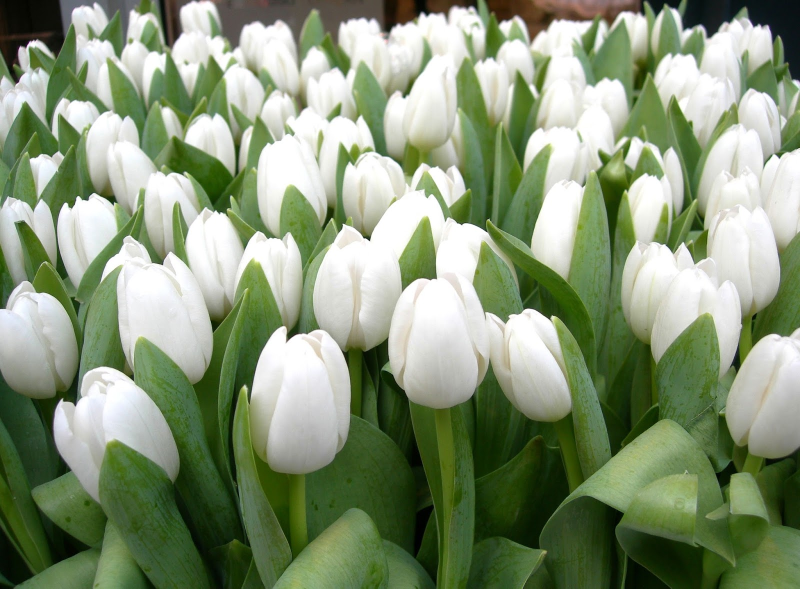
#> input picture TUGAS/Tugas-6/Bunga.JPG, 1600 x 1177 px, found by its file name (shown at 1/2 size)
$ python PipelineRestorasiCitraUntukMotionBlurDanNoise.py
#> lines starting #> are read from the running program, lines starting #| are printed output that depends on the picture
# =====================================================
# PIPELINE RESTORASI CITRA UNTUK MOTION BLUR DAN NOISE
# =====================================================

import cv2
import numpy as np
import matplotlib.pyplot as plt
import time
from skimage.metrics import structural_similarity as ssim
from scipy.signal import convolve2d
from scipy.signal import fftconvolve
from skimage.restoration import richardson_lucy

# ==========================================================
# CITRA ASLI
# ==========================================================

image = cv2.imread("Bunga.jpg", cv2.IMREAD_GRAYSCALE)
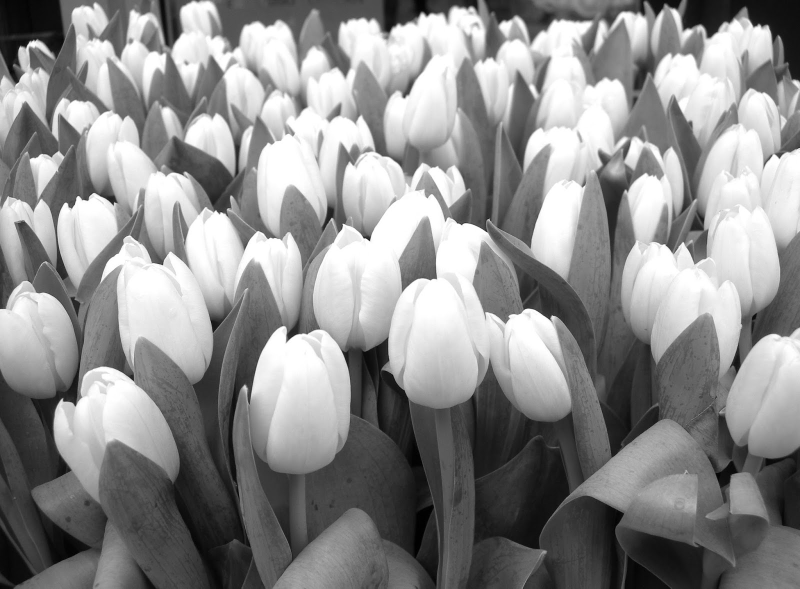
#> image: shape (1177, 1600) (shown at 1/2 size); min 0, max 255, mean 141.7

if image is None:
    print("Gambar tidak ditemukan")
    exit()

image = cv2.resize(image, (256,256))
#> image: shape (256, 256)


# ==========================================================
# MEMBUAT PSF MOTION BLUR
# ==========================================================

def motion_psf(length=15, angle=30):

#> called with length = 15, angle = 30
    psf = np.zeros((length, length))
    center = length // 2

    for i in range(length):
        x = int(center + (i - center) * np.cos(np.deg2rad(angle)))
        y = int(center + (i - center) * np.sin(np.deg2rad(angle)))

        if 0 <= x < length and 0 <= y < length:
            psf[y, x] = 1

    psf /= psf.sum()
    return psf


psf = motion_psf(15,30)


# ==========================================================
# FUNGSI DEGRADASI
# ==========================================================

def apply_motion_blur(img, psf):
    return fftconvolve(img, psf, mode='same')


def add_gaussian_noise(img, sigma=20):
#> called with sigma = 20
    noise = np.random.normal(0, sigma, img.shape)
    noisy = img + noise
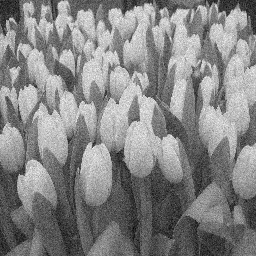
#> noisy: shape (256, 256) float64; min -62.37, max 327.7, mean 141.5; drawn with min black and max white
    return np.clip(noisy,0,255)


def add_sp_noise(img, prob=0.05):
#> called with prob = 0.05
    noisy = img.copy()
    rnd = np.random.rand(*img.shape)

    noisy[rnd < prob/2] = 0
    noisy[rnd > 1 - prob/2] = 255
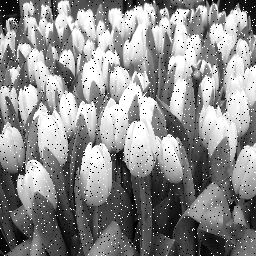
#> noisy: shape (256, 256); min 0, max 255, mean 141

    return noisy


# ==========================================================
# MEMBUAT VARIASI DEGRADASI
# ==========================================================

blur_only = apply_motion_blur(image, psf)

gauss_blur = apply_motion_blur(add_gaussian_noise(image), psf)

sp_blur = apply_motion_blur(add_sp_noise(image), psf)
#> in apply_motion_blur (call 3), `return fftconvolve(img, psf, mode='same')`:
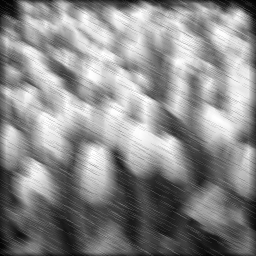
#> returned value: shape (256, 256) float64; min 0.571, max 254.8, mean 138.9


# ==========================================================
# RESTORASI
# ==========================================================

def inverse_filter(img, psf, eps=1e-3):

    G = np.fft.fft2(img)
    H = np.fft.fft2(psf, s=img.shape)

    F_hat = G / (H + eps)

    f = np.fft.ifft2(F_hat)
    return np.abs(f)


def wiener_filter(img, psf, K=0.01):

    G = np.fft.fft2(img)
    H = np.fft.fft2(psf, s=img.shape)

    H_conj = np.conj(H)

    F_hat = (H_conj / (np.abs(H)**2 + K)) * G

    f = np.fft.ifft2(F_hat)
    return np.abs(f)


def lucy_restoration(img, psf, iter=10):
    img = img / 255.0
    result = richardson_lucy(img, psf, num_iter=iter)
    return np.clip(result*255,0,255)


# ==========================================================
# METRIK EVALUASI
# ==========================================================

def mse(a,b):
    return np.mean((a-b)**2)


def psnr(a,b):
    m = mse(a,b)
    if m == 0:
        return 100
    return 20*np.log10(255.0/np.sqrt(m))


def ssim_val(a,b):
    return ssim(a.astype(np.uint8), b.astype(np.uint8))


# ==========================================================
# PROSES RESTORASI DAN EVALUASI
# ==========================================================

datasets = {
    "Motion Blur": blur_only,
    "Gaussian + Blur": gauss_blur,
    "SP + Blur": sp_blur
}

methods = {
    "Inverse": inverse_filter,
    "Wiener": wiener_filter,
    "Lucy": lucy_restoration
}

results = []

for name, img in datasets.items():

    for mname, method in methods.items():

        start = time.time()

        if mname == "Lucy":
            restored = method(img, psf)
        else:
            restored = method(img, psf)

        end = time.time()

        results.append([
            name,
            mname,
            mse(image, restored),
            psnr(image, restored),
            ssim_val(image, restored),
            end-start
        ])
#> this loop made 3 passes
#> name on passes 1 to 3: 'Motion Blur', 'Gaussian + Blur', 'SP + Blur'
#> pass 1, in lucy_restoration, `result = richardson_lucy(img, psf, num_iter=iter)`:
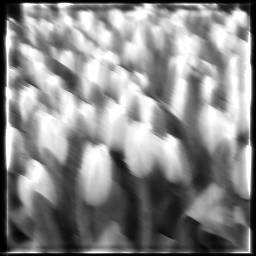
#> result: shape (256, 256) float64; min 4.41e-06, max 1, mean 0.542
#> after the loop, results = 9 items


# ==========================================================
# TABEL HASIL
# ==========================================================

print("\nTABEL HASIL RESTORASI")
print("="*90)
print(f"{'Data':20} {'Metode':15} {'MSE':10} {'PSNR':10} {'SSIM':10} {'Time':10}")
print("-"*90)

for r in results:
    print(f"{r[0]:20} {r[1]:15} {r[2]:10.2f} {r[3]:10.2f} {r[4]:10.3f} {r[5]:10.5f}")
#> this loop made 9 passes
#> r on passes 2, 3, 6, 7, 8, 9: ['Motion Blur', 'Wiener', 4857.6, 11.27, 0.115, 0.00241], ['Motion Blur', 'Lucy', 1392.8, 16.69, 0.59, 0.0293], ['Gaussian + Blur', 'Lucy', 1462.1, 16.48, 0.524, 0.0303], ['SP + Blur', 'Inverse', 190647.5, -4.67, 0.0125, 0.00213], ['SP + Blur', 'Wiener', 5063.7, 11.09, 0.0705, 0.00407], ['SP + Blur', 'Lucy', 1589.2, 16.12, 0.455, 0.0289]
#| Motion Blur          Inverse          184377.71      -4.53      0.009    0.00464
#| Motion Blur          Wiener             4857.58      11.27      0.115    0.00241
#| Motion Blur          Lucy               1392.78      16.69      0.590    0.02925
#| Gaussian + Blur      Inverse          184088.29      -4.52      0.008    0.00212
#| Gaussian + Blur      Wiener             4866.76      11.26      0.087    0.00232
#| Gaussian + Blur      Lucy               1462.10      16.48      0.524    0.03034
#| SP + Blur            Inverse          190647.53      -4.67      0.013    0.00213
#| SP + Blur            Wiener             5063.69      11.09      0.071    0.00407
#> (further printed lines are left out)


# ==========================================================
# VISUALISASI CITRA
# ==========================================================

# ----------------------------------------------------------
# CITRA ASLI DAN DEGRADASI
# ----------------------------------------------------------

plt.figure(figsize=(12,5))
plt.suptitle("Citra Asli dan Degradasi Motion Blur dan Noise")

plt.subplot(1,4,1)
plt.title("Citra Asli")
plt.imshow(image,cmap='gray')
plt.axis('off')

plt.subplot(1,4,2)
plt.title("Motion Blur")
plt.imshow(blur_only,cmap='gray')
plt.axis('off')

plt.subplot(1,4,3)
plt.title("Gaussian + Blur")
plt.imshow(gauss_blur,cmap='gray')
plt.axis('off')

plt.subplot(1,4,4)
plt.title("SP + Blur")
plt.imshow(sp_blur,cmap='gray')
plt.axis('off')

plt.show()


# ----------------------------------------------------------
# HASIL RESTORASI
# ----------------------------------------------------------

for name, img in datasets.items():

    plt.figure(figsize=(10,4))
    plt.suptitle("Hasil Restorasi - " + name)

    for i,(mname,method) in enumerate(methods.items()):

        if mname == "Lucy":
            res = method(img, psf)
        else:
            res = method(img, psf)

        plt.subplot(1,3,i+1)
        plt.title(mname)
        plt.imshow(res,cmap='gray')
        plt.axis('off')

    plt.show()
#> this loop made 3 passes
#> name on passes 1 to 3: 'Motion Blur', 'Gaussian + Blur', 'SP + Blur'
#> pass 1, `plt.show()`:
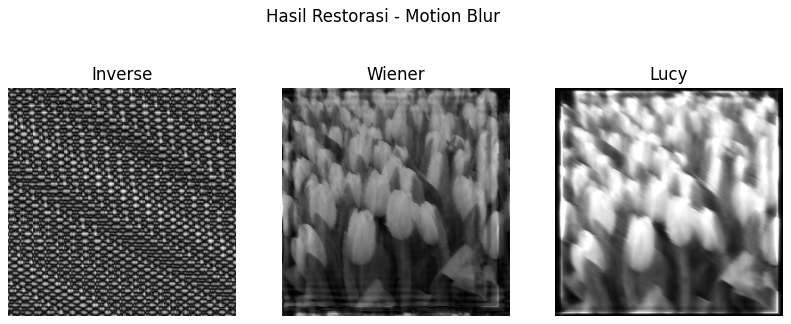
#> figure drawn by matplotlib, 3 panels


# ----------------------------------------------------------
# SPEKTRUM FREKUENSI
# ----------------------------------------------------------

def show_spectrum(img, title):

#> called with title = 'Asli'
    f = np.fft.fft2(img)
    fshift = np.fft.fftshift(f)

    magnitude = np.log(np.abs(fshift)+1)

    plt.imshow(magnitude,cmap='gray')
    plt.title(title)
    plt.axis('off')


plt.figure(figsize=(10,4))
plt.suptitle("Spektrum Frekuensi")

plt.subplot(1,2,1)
show_spectrum(image,"Asli")

plt.subplot(1,2,2)
show_spectrum(blur_only,"Blur")
#> call 2 of show_spectrum, with title = 'Blur'
#> in show_spectrum (call 2), `magnitude = np.log(np.abs(fshift)+1)`:
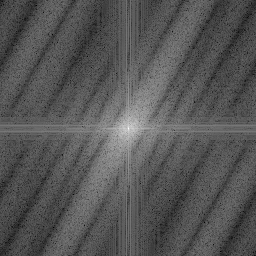
#> magnitude: shape (256, 256) float64; min 0.781, max 16.03, mean 5.94; drawn with min black and max white

plt.show()


# ==========================================================
# ANALISIS OTOMATIS
# ==========================================================

print("\nANALISIS METODE TERBAIK (PSNR)")
print("="*60)

for name in datasets.keys():

    subset = [r for r in results if r[0]==name]

    best = max(subset, key=lambda x: x[3])

    print(f"{name} -> {best[1]} (PSNR = {best[3]:.2f})")
#> this loop made 3 passes
#| Motion Blur -> Lucy (PSNR = 16.69)
#| Gaussian + Blur -> Lucy (PSNR = 16.48)
#| SP + Blur -> Lucy (PSNR = 16.12)
